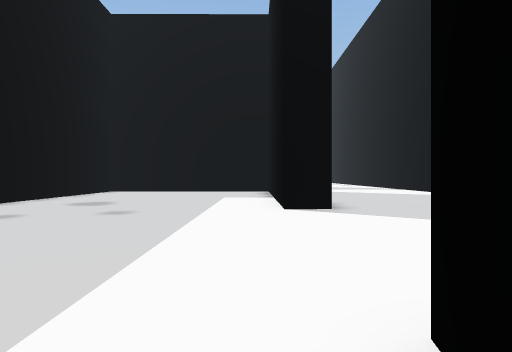
view 1 (above)

14 first-person views from a walk through a 3-D level made in the Unity game engine. The camera is 1.4 m above the floor, looks level and sees 80° across. The floor is counted in squares, 2 m on a side. Each view is taken from the middle of a square. On the plan, view 1 faces up. The plan holds only what a view shows up to about 10 squares ahead; the rest is blank. The place goes on beyond the plan. Some surface patterns are stand-ins.

view 2
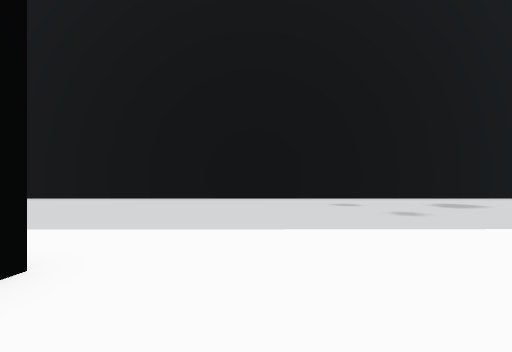

view 3
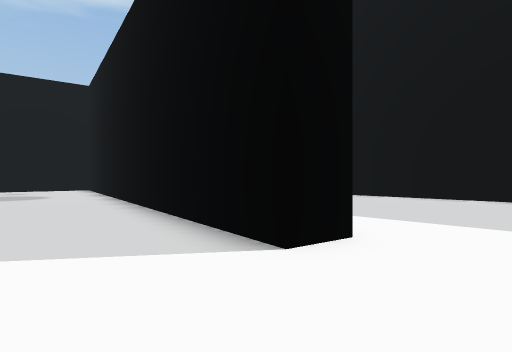

view 4
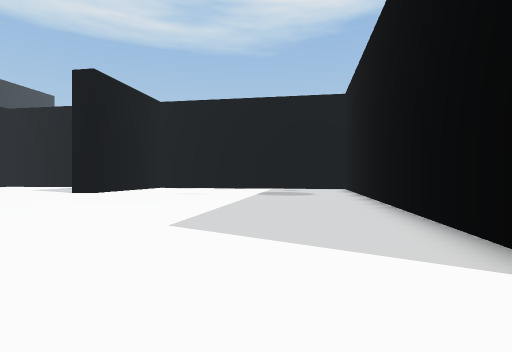

view 5
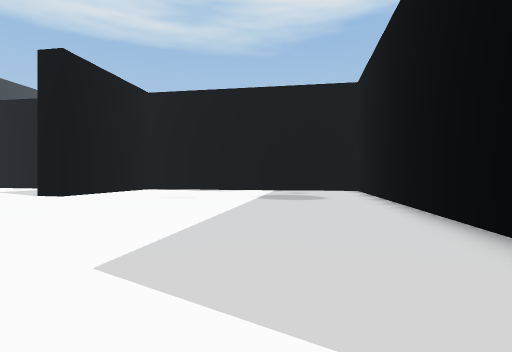

view 6
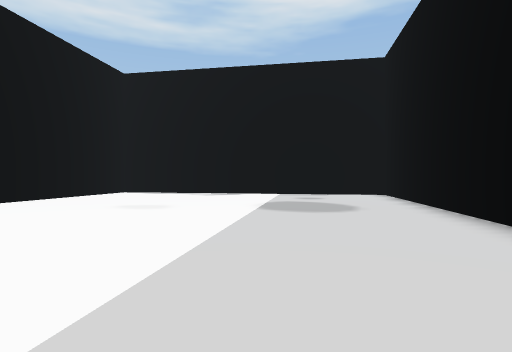

view 7
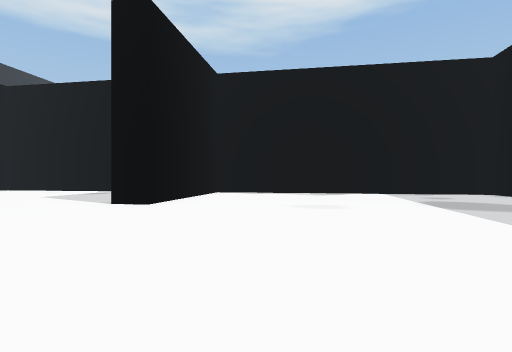

view 8
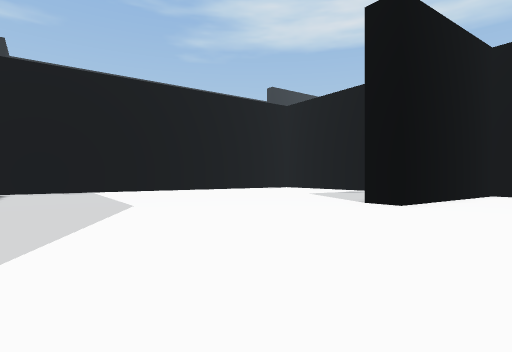

view 9
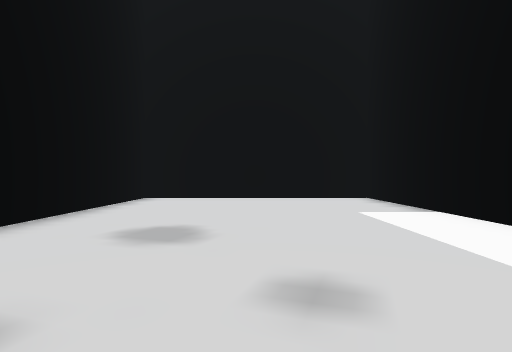

view 10
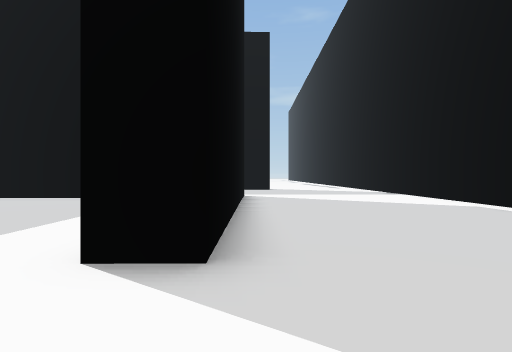

view 11
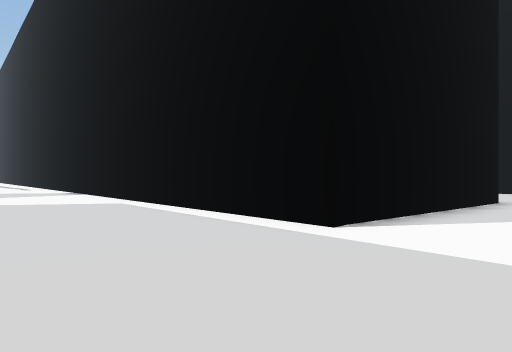

view 12
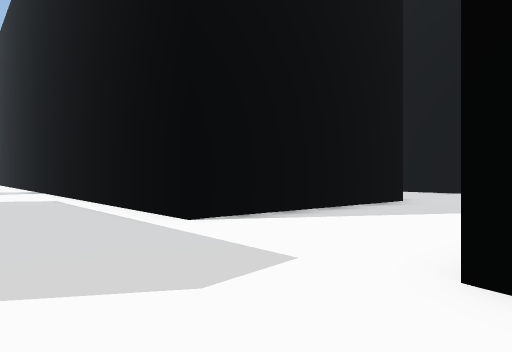

view 13
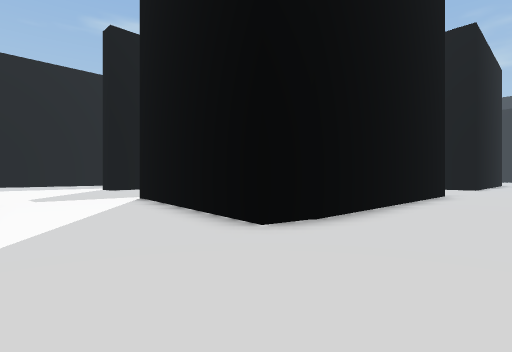

view 14
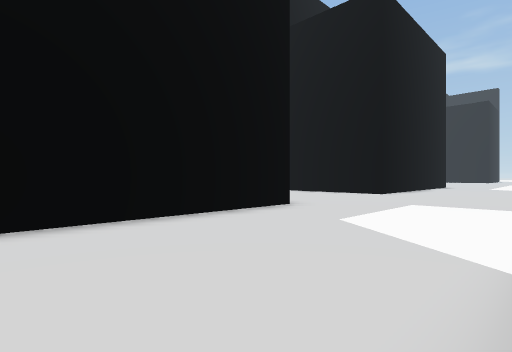

### Floor plan
Points are (right, up) in squares from view 1. A wall is a line through its corners. A room is listed if a view was taken in it or the views show most of it. See-through windows are left out.
Room 1 (views 1, 2, 3, 4, 5, 6, 7, 8, 9, 10, 11, 12)
walls: (1.2, -1.8) (-0.6, -12); (1.7, 6.4) (0.6, 6.4) (0.6, 13.8) (-6.5, 13.8) (-6.5, -4.2); (7.7, 5.9) (7.6, 14); (1.6, 13.9) (1.6, 9.7); (10.1, -12.5) (10.6, -9.5) (11.7, -9.7)
ways out: opening at (7.3, 3) to room 2
Room 2 (views 13, 14)
walls: (14.2, 13.1) (14.2, 5.8); (14.1, 4.1) (8, 5.2)
ways out: opening at (7.3, 3) to room 1

Where each view was taken, in squares from view 1:
view 1: 0 up, 0 right, facing up
view 2: 3 up, 3 right, facing left
view 3: 3 up, 4 right, facing down-left
view 4: 3 up, 4 right, facing down
view 5: 1 up, 4 right, facing down
view 6: 2 down, 4 right, facing down
view 7: 2 down, 8 right, facing down
view 8: 2 down, 8 right, facing down-right
view 9: 4 up, 3 left, facing up
view 10: 4 up, 2 right, facing up
view 11: 3 up, 4 right, facing up-right
view 12: 1 up, 5 right, facing up-right
view 13: 1 up, 17 right, facing up-left
view 14: 7 up, 19 right, facing up-left
